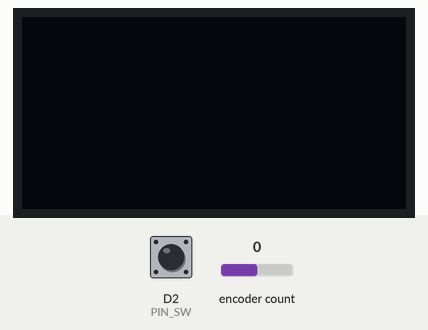
Simulated run of this sketch. Board: ESP8266 (NodeMCU). Parts: 128×64 one-colour display. The test bench sets the inputs (shaded band); at power-on: encoder count 0, D2 (PIN_SW) HIGH.

Above: at 1.2 s.
1.3 s: encoder count set to 1
At 2.4 s:
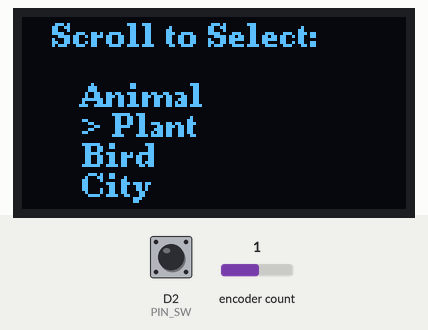
2.8 s: D2 (PIN_SW) pulled LOW for 0.15 s
At 3.4 s:
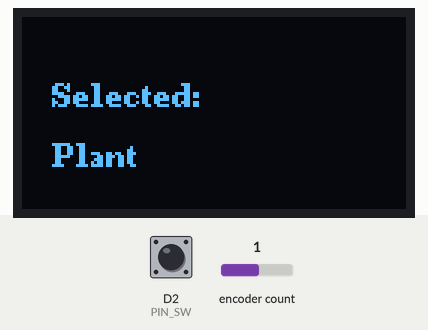
4.4 s: encoder count set to 2
At 5.6 s:
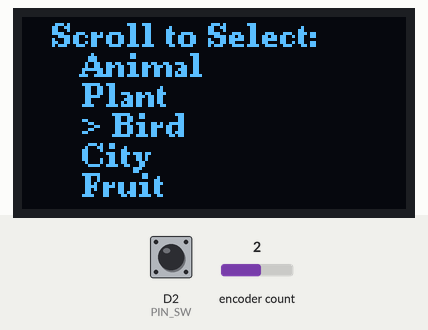
5.9 s: D2 (PIN_SW) pulled LOW for 1 s
At 6.8 s:
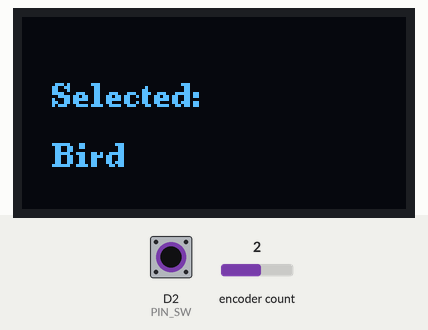
8.4 s: encoder count set to 3
At 8.9 s:
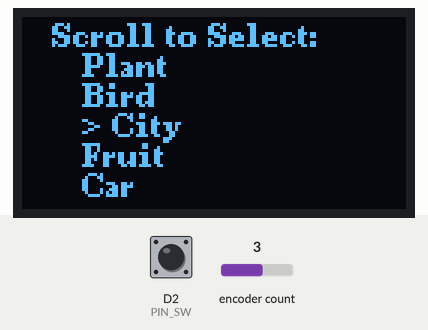
9.9 s: D2 (PIN_SW) pulled LOW for 0.15 s
At 11.1 s:
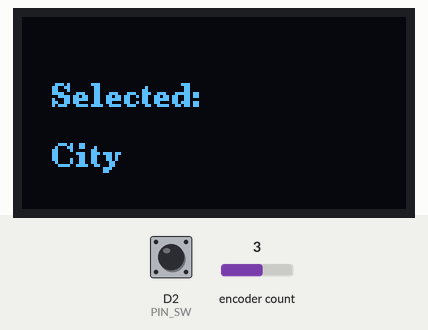
Timing chart, 0 to 12.5 s (numbered marks = the images above; inputs shaded):
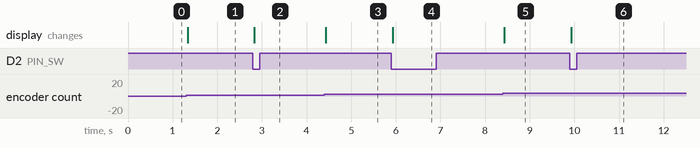

Measured:
- after the input at 1.3 s, the display: changes at once (image 1)
- after the input at 2.8 s, the display: changes at once (image 2)
- after the input at 4.4 s, the display: changes at once (image 3)
- after the input at 5.9 s, the display: changes at once (image 4)
- after the input at 8.4 s, the display: changes at once (image 5)
- after the input at 9.9 s, the display: changes at once (image 6)

The sketch:

R_encodertest.ino
```cpp
// #include <U8g2lib.h>
// #include <RotaryEncoder.h>

// // OLED Display setup (I2C)
// U8G2_SH1106_128X64_NONAME_F_HW_I2C u8g2(U8G2_R0, /* reset=*/ U8X8_PIN_NONE, /* clock=*/ D5, /* data=*/ D4);

// // Rotary Encoder setup
// #define PIN_CLK D0  // CLK pin of the rotary encoder
// #define PIN_DT D1   // DT pin of the rotary encoder
// #define PIN_SW D2   // SW (button) pin of the rotary encoder
// RotaryEncoder encoder(PIN_CLK, PIN_DT);

// // Menu variables
// const char* categories[] = {"Animal", "Plant", "Bird", "City"};
// const char* animals[] = {"Cow", "Cat", "Dog", "Ox", "Goat"};
// const char* plants[] = {"Rose", "Tulip", "Oak", "Pine", "Cactus"};
// const char* birds[] = {"Eagle", "Sparrow", "Parrot", "Crow", "Pigeon"};
// const char* cities[] = {"New York", "London", "Tokyo", "Paris", "Delhi"};

// int menuLevel = 0; // 0: Main menu, 1: Sub-menu
// int selectedCategory = 0; // Selected category index
// int selectedItem = 0; // Selected item index
// bool buttonPressed = false;
// int lastEncoderPos = 0; // Track last encoder position for smooth scrolling

// void setup() {
//   // Initialize OLED
//   u8g2.begin();

//   // Initialize rotary encoder
//   pinMode(PIN_SW, INPUT_PULLUP);
//   encoder.setPosition(0);
//   lastEncoderPos = encoder.getPosition();
// }

// void loop() {
//   // Read rotary encoder
//   encoder.tick();
//   int newPos = encoder.getPosition();

//   // Handle menu navigation
//   if (menuLevel == 0) {
//     // Main menu: Scroll through categories
//     selectedCategory = constrain(newPos, 0, 3);
//   } else {
//     // Sub-menu: Scroll through items
//     selectedItem = constrain(newPos, 0, 4);
//   }

//   // Handle button press
//   if (digitalRead(PIN_SW) == LOW && !buttonPressed) {
//     buttonPressed = true;
//     if (menuLevel == 0) {
//       // Enter sub-menu
//       menuLevel = 1;
//       encoder.setPosition(0); // Reset encoder position for sub-menu
//       selectedItem = 0; // Reset selected item
//     } else {
//       // Exit sub-menu
//       menuLevel = 0;
//       encoder.setPosition(selectedCategory); // Reset encoder position for main menu
//     }
//     delay(200); // Debounce delay
//   } else if (digitalRead(PIN_SW) == HIGH) {
//     buttonPressed = false;
//   }

//   // Only redraw the display if the encoder position has changed
//   if (newPos != lastEncoderPos) {
//     drawMenu();
//     lastEncoderPos = newPos;
//   }

//   // Small delay for smooth navigation
//   delay(10);
// }

// void drawMenu() {
//   u8g2.clearBuffer();

//   if (menuLevel == 0) {
//     // Draw main menu
//     u8g2.setFont(u8g2_font_ncenB08_tr);
//     u8g2.drawStr(10, 10, "Select Category:");
//     for (int i = 0; i < 4; i++) {
//       if (i == selectedCategory) {
//         u8g2.drawStr(20, 20 + i * 10, ("> " + String(categories[i])).c_str());
//       } else {
//         u8g2.drawStr(20, 20 + i * 10, categories[i]);
//       }
//     }
//   } else {
//     // Draw sub-menu
//     u8g2.setFont(u8g2_font_ncenB08_tr);
//     u8g2.drawStr(10, 10, "Select Item:");
//     const char** items = nullptr;
//     switch (selectedCategory) {
//       case 0: items = animals; break;
//       case 1: items = plants; break;
//       case 2: items = birds; break;
//       case 3: items = cities; break;
//     }
//     for (int i = 0; i < 5; i++) {
//       if (i == selectedItem) {
//         u8g2.drawStr(20, 20 + i * 10, ("> " + String(items[i])).c_str());
//       } else {
//         u8g2.drawStr(20, 20 + i * 10, items[i]);
//       }
//     }
//   }

//   u8g2.sendBuffer();
// }


/*                                        smooth function                                            */


#include <U8g2lib.h>
#include <RotaryEncoder.h>

// OLED Display setup (I2C)
U8G2_SH1106_128X64_NONAME_F_HW_I2C u8g2(U8G2_R0, /* reset=*/ U8X8_PIN_NONE, /* clock=*/ D5, /* data=*/ D4);

// Rotary Encoder setup
#define PIN_CLK D0  // CLK pin of the rotary encoder
#define PIN_DT D1   // DT pin of the rotary encoder
#define PIN_SW D2   // SW (button) pin of the rotary encoder
RotaryEncoder encoder(PIN_CLK, PIN_DT);

// Text items to display
const char* textItems[] = {
  "Animal", "Plant", "Bird", "City", "Fruit", "Car", "Country", "Color"
};
const int numItems = sizeof(textItems) / sizeof(textItems[0]); // Number of items

// Menu variables
int selectedItem = 0; // Currently selected item
bool buttonPressed = false; // Track button press
int lastEncoderPos = 0; // Track last encoder position for smooth scrolling

void setup() {
  // Initialize OLED
  u8g2.begin();

  // Initialize rotary encoder
  pinMode(PIN_SW, INPUT_PULLUP);
  encoder.setPosition(0);
  lastEncoderPos = encoder.getPosition();
}

void loop() {
  // Read rotary encoder
  encoder.tick();
  int newPos = encoder.getPosition();

  // Handle scrolling
  selectedItem = constrain(newPos, 0, numItems - 1); // Limit to the number of items

  // Handle button press
  if (digitalRead(PIN_SW) == LOW && !buttonPressed) {
    buttonPressed = true;
    // Perform action for selected item
    displaySelectedItem();
    delay(200); // Debounce delay
  } else if (digitalRead(PIN_SW) == HIGH) {
    buttonPressed = false;
  }

  // Only redraw the display if the encoder position has changed
  if (newPos != lastEncoderPos) {
    drawMenu();
    lastEncoderPos = newPos;
  }

  // Small delay for smooth navigation
  delay(10);
}

void drawMenu() {
  u8g2.clearBuffer();

  // Draw the list of items
  u8g2.setFont(u8g2_font_ncenB08_tr);
  u8g2.drawStr(10, 10, "Scroll to Select:");

  // Display up to 5 items at a time (adjust based on screen size)
  for (int i = 0; i < 5; i++) {
    int itemIndex = selectedItem - 2 + i; // Center the selected item
    if (itemIndex >= 0 && itemIndex < numItems) {
      if (itemIndex == selectedItem) {
        u8g2.drawStr(20, 20 + i * 10, ("> " + String(textItems[itemIndex])).c_str()); // Highlight selected item
      } else {
        u8g2.drawStr(20, 20 + i * 10, textItems[itemIndex]); // Display other items
      }
    }
  }

  u8g2.sendBuffer();
}

void displaySelectedItem() {
  u8g2.clearBuffer();
  u8g2.setFont(u8g2_font_ncenB08_tr);
  u8g2.drawStr(10, 30, "Selected:");
  u8g2.drawStr(10, 50, textItems[selectedItem]); // Display the selected item
  u8g2.sendBuffer();
  delay(1000); // Show the selected item for 1 second
}
```
